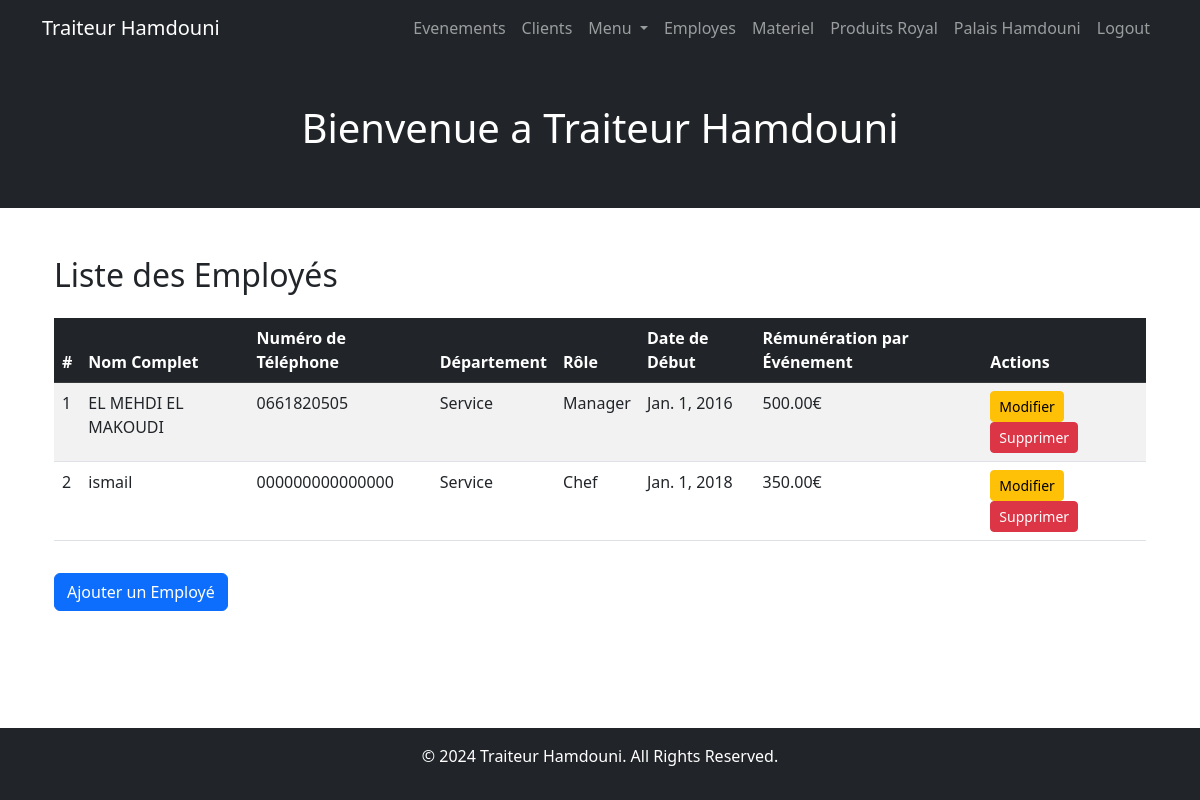
/employees/ (signed in), run on an earlier commit of the app's database.
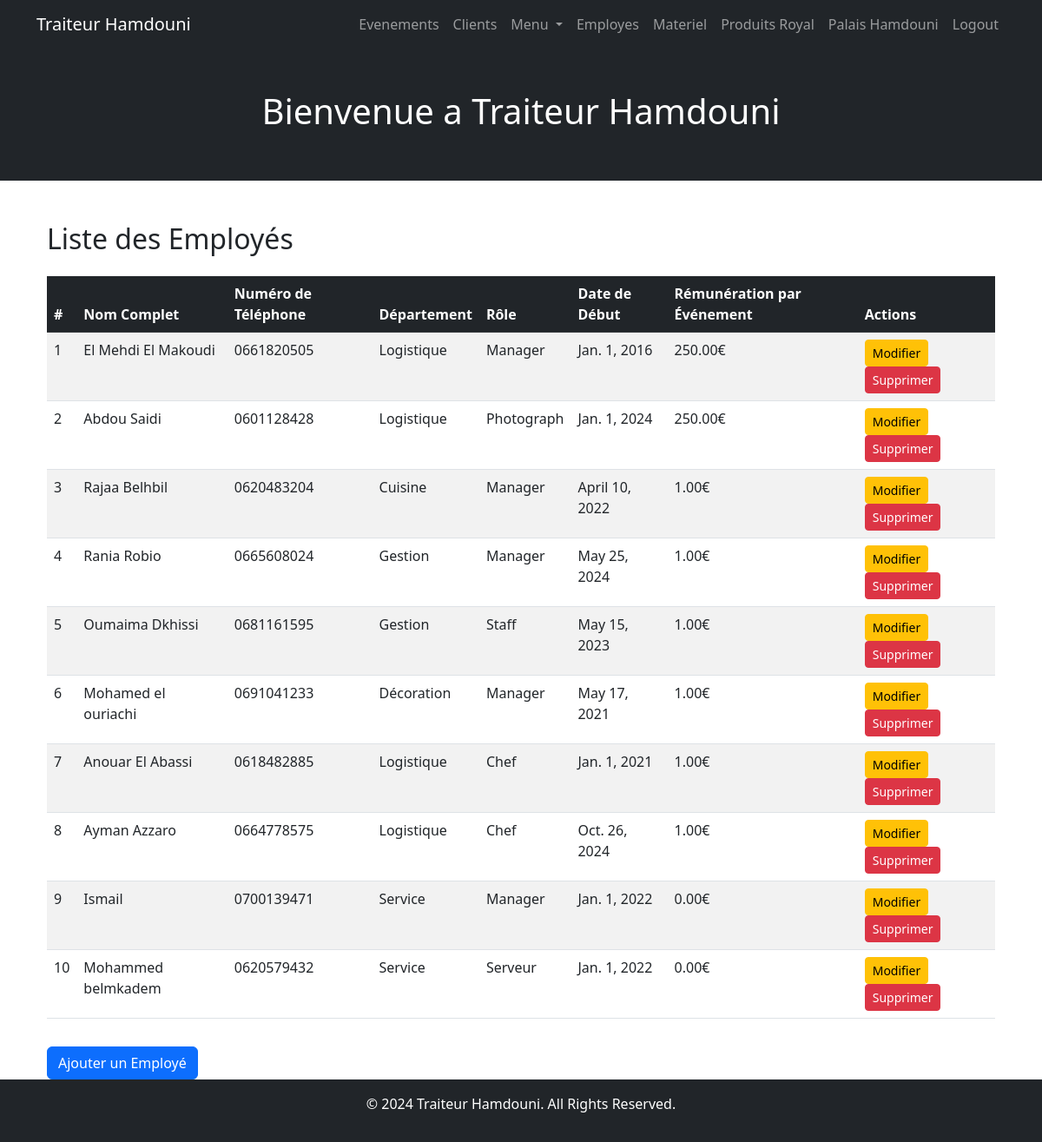
And on a later commit of the database.
### employees/models.py (models this page shows, shortened)
class Employee(models.Model):
    full_name = models.CharField(max_length=255, verbose_name="Full Name")
    phone_number = models.CharField(max_length=15, verbose_name="Phone Number")
    department = models.CharField(max_length=50, choices=DEPARTMENTS, verbose_name="Department")
    role = models.CharField(max_length=50, choices=ROLES, verbose_name="Role")
    start_date = models.DateField(verbose_name="Date of Start")
    pay_per_event = models.DecimalField(max_digits=10, decimal_places=2, verbose_name="Pay Per Event")

### employees/views.py (the view)
# urls.py: path('', employee_list, name='employee_list'),  # List all employees
def employee_list(request):
    employees = Employee.objects.all()
    return render(request, 'employees/employee_list.html', {'employees': employees})

### employees/templates/employees/employee_list.html (shortened to what this page needs)
{% extends 'base.html' %}
{% block content %}
<div class="container mt-4">
    <h2 class="mb-4">Liste des Employés</h2>
    <table class="table table-striped">
        <thead class="table-dark">
            <tr>
                <th>#</th>
                <th>Nom Complet</th>
                <th>Numéro de Téléphone</th>
                <th>Département</th>
                <th>Rôle</th>
                <th>Date de Début</th>
                <th>Rémunération par Événement</th>
                <th>Actions</th>
            </tr>
        </thead>
        <tbody>
            {% for employee in employees %}
            <tr>
                <td>{{ forloop.counter }}</td>
                <td>{{ employee.full_name }}</td>
                <td>{{ employee.phone_number }}</td>
                <td>{{ employee.get_department_display }}</td>
                <td>{{ employee.get_role_display }}</td>
                <td>{{ employee.start_date }}</td>
                <td>{{ employee.pay_per_event }}€</td>
                <td>
                    <a href="{% url 'employees:edit_employee' employee.pk %}" class="btn btn-sm btn-warning">Modifier</a>
                    <a href="{% url 'employees:delete_employee' employee.pk %}" class="btn btn-sm btn-danger">Supprimer</a>
                </td>
            </tr>
            {% empty %}
            <tr>
                <td colspan="8" class="text-center">Aucun employé trouvé.</td>
            </tr>
            {% endfor %}
        </tbody>
    </table>
    <a href="{% url 'employees:add_employee' %}" class="btn btn-primary mt-3">Ajouter un Employé</a>
</div>
{% endblock %}

What changed in the data, as far as the page shows it:
removed Employee: full_name "EL MEHDI EL MAKOUDI", phone_number "0661820505", department "Service", role "Manager", start_date "Jan. 1, 2016", pay_per_event "500.00"
removed Employee: full_name "ismail", phone_number "000000000000000", department "Service", role "Chef", start_date "Jan. 1, 2018", pay_per_event "350.00"
added Employee: full_name "El Mehdi El Makoudi", phone_number "0661820505", department "Logistique", role "Manager", start_date "Jan. 1, 2016", pay_per_event "250.00"
added Employee: full_name "Abdou Saidi", phone_number "0601128428", department "Logistique", role "Photograph", start_date "Jan. 1, 2024", pay_per_event "250.00"
added Employee: full_name "Rajaa Belhbil", phone_number "0620483204", department "Cuisine", role "Manager", start_date "April 10, 2022", pay_per_event "1.00"
added Employee: full_name "Rania Robio", phone_number "0665608024", department "Gestion", role "Manager", start_date "May 25, 2024", pay_per_event "1.00"
added Employee: full_name "Oumaima Dkhissi", phone_number "0681161595", department "Gestion", role "Staff", start_date "May 15, 2023", pay_per_event "1.00"
added Employee: full_name "Mohamed el ouriachi", phone_number "0691041233", department "Décoration", role "Manager", start_date "May 17, 2021", pay_per_event "1.00"
added Employee: full_name "Anouar El Abassi", phone_number "0618482885", department "Logistique", role "Chef", start_date "Jan. 1, 2021", pay_per_event "1.00"
added Employee: full_name "Ayman Azzaro", phone_number "0664778575", department "Logistique", role "Chef", start_date "Oct. 26, 2024", pay_per_event "1.00"
added Employee: full_name "Ismail", phone_number "0700139471", department "Service", role "Manager", start_date "Jan. 1, 2022", pay_per_event "0.00"
added Employee: full_name "Mohammed belmkadem", phone_number "0620579432", department "Service", role "Serveur", start_date "Jan. 1, 2022", pay_per_event "0.00"
